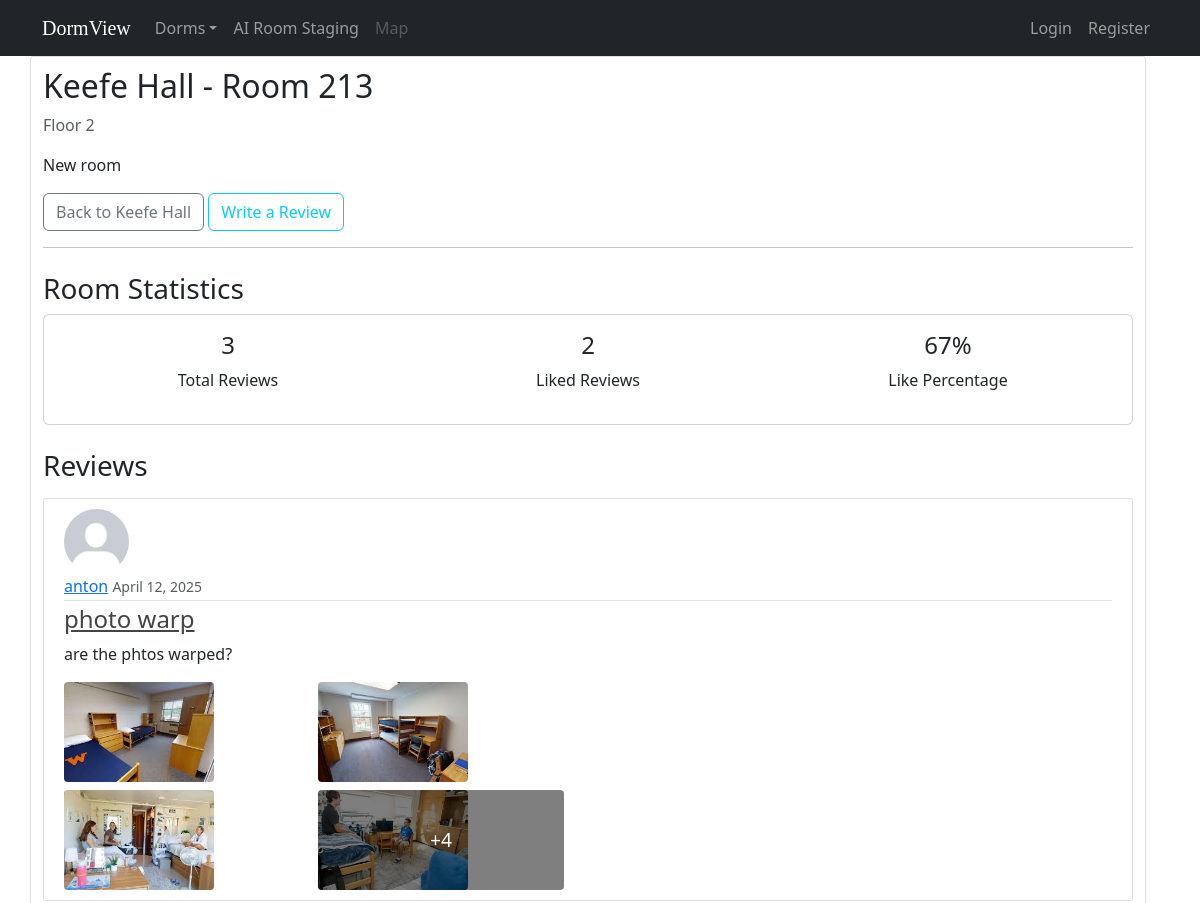
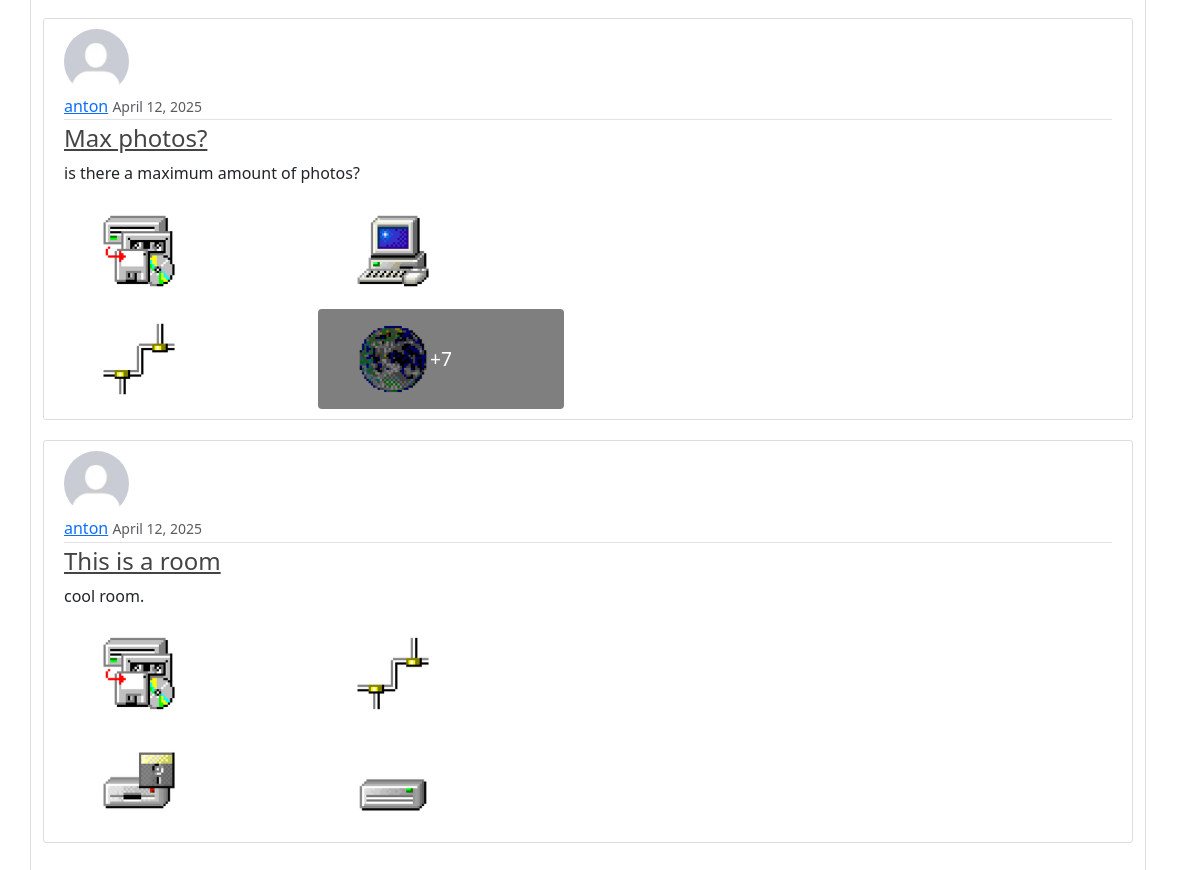
The page /dorm/keefe-hall/room-213/ on the database its author committed (2 pictures, top to bottom).
### review/models.py (models this page shows, shortened)
class Room(models.Model):
    dorm = models.ForeignKey(Dorm, on_delete=models.CASCADE, related_name='rooms')
    room_number = models.CharField(max_length=20)
    slug = models.SlugField(max_length=100, blank=True)
    floor = models.PositiveIntegerField()
    description = models.TextField()
    image = models.ImageField(upload_to='room_images', blank=True, null=True)
    class Meta:
        unique_together = ['dorm', 'room_number', 'slug']  # Ensure room numbers are unique within a dorm

class Dorm(models.Model):
    name = models.CharField(max_length=100)
    slug = models.SlugField(max_length=100, unique=True, blank=True)
    description = models.TextField()
    image = models.ImageField(upload_to='dorm_images', blank=True, null=True)

class Post(models.Model):
    title = models.CharField(max_length=100)
    content = models.TextField()
    date_posted = models.DateTimeField(default=timezone.now)
    author = models.ForeignKey(User, on_delete=models.CASCADE)
    room = models.ForeignKey(Room, on_delete=models.CASCADE, related_name='reviews', null=True)
    liked = models.BooleanField(default=False)  # Added like feature

class PostImage(models.Model):
    post = models.ForeignKey(Post, related_name='images', on_delete=models.CASCADE)
    image = models.ImageField(upload_to='post_images')
    caption = models.CharField(max_length=100, blank=True, null=True)

### users/models.py (models this page shows, shortened)
class Profile(models.Model):
    user = models.OneToOneField(User, on_delete=models.CASCADE)
    image = models.ImageField(default='default.jpg', upload_to='profile_pics')
    assigned_room = models.ForeignKey(Room, on_delete=models.SET_NULL, null=True, blank=True,
                                      related_name='assigned_students')
    _original_assigned_room = None
    def __init__(self, *args, **kwargs):
        super().__init__(*args, **kwargs)
        self._original_assigned_room = self.assigned_room

### review/views.py (the view)
# urls.py: path('dorm/<slug:dorm_slug>/<slug:room_slug>/', RoomDetailView.as_view(), name='room-detail'),
class RoomDetailView(DetailView):
    model = Room
    template_name = 'review/room_detail.html'
    slug_field = 'slug'
    slug_url_kwarg = 'room_slug'
    def get_object(self):
        dorm_slug = self.kwargs.get('dorm_slug')
        room_slug = self.kwargs.get('room_slug')
        dorm = get_object_or_404(Dorm, slug=dorm_slug)
        return get_object_or_404(Room, dorm=dorm, slug=room_slug)
    def get_context_data(self, **kwargs):
        context = super().get_context_data(**kwargs)
        context['reviews'] = Post.objects.filter(room=self.object).order_by('-date_posted')
        context['like_count'] = Post.objects.filter(room=self.object, liked=True).count()
        context['total_reviews'] = context['reviews'].count()
        if context['total_reviews'] > 0:
            context['like_percentage'] = (context['like_count'] / context['total_reviews']) * 100
        else:
            context['like_percentage'] = 0
        context['room_slug'] = self.object.slug
        context['dorm_slug'] = self.object.dorm.slug
        return context

### review/templates/review/room_detail.html (shortened to what this page needs)
{% extends 'review/base.html' %}
{% block content %}
    <div class="content-section">
        <div class="media">
            <div class="media-body">
                <h2 class="mt-0">{{ object.dorm.name }} - Room {{ object.room_number }}</h2>
                <p class="text-muted">Floor {{ object.floor }}</p>
                <p>{{ object.description }}</p>
                <div class="mt-2">
                    <a href="{% url 'dorm-detail' object.dorm.slug %}" class="btn btn-outline-secondary">Back
                        to {{ object.dorm.name }}</a>
                    <a href="{% url 'room-review-create' object.dorm.slug object.slug %}" class="btn btn-outline-info">Write a Review</a>
                </div>
            </div>
        </div>
        <hr>
        <div class="room-stats mt-4 mb-4">
            <h3>Room Statistics</h3>
            <div class="card">
                <div class="card-body">
                    <div class="row">
                        <div class="col-md-4 text-center">
                            <h4>{{ total_reviews }}</h4>
                            <p>Total Reviews</p>
                        </div>
                        <div class="col-md-4 text-center">
                            <h4>{{ like_count }}</h4>
                            <p>Liked Reviews</p>
                        </div>
                        <div class="col-md-4 text-center">
                            <h4>{{ like_percentage|floatformat:0 }}%</h4>
                            <p>Like Percentage</p>
                        </div>
                    </div>
                </div>
            </div>
        </div>
        <h3 class="mb-3">Reviews</h3>
        {% for review in reviews %}
            <article class="media content-section">
                <img class="rounded-circle article-img" src="{{ review.author.profile.image.url }}">
                <div class="media-body">
                    <div class="article-metadata">
                        <a class="mr-2" href="{% url 'user-posts' review.author.username %}">{{ review.author }}</a>
                        <small class="text-muted">{{ review.date_posted|date:"F d, Y" }}</small>
                        {% if review.liked %}
                            <span class="badge badge-success ml-2" style="padding: 5px 10px; font-size: 14px;">Liked this room</span>
                        {% endif %}
                    </div>
                    <h4><a class="article-title" href="{% url 'post-detail' review.id %}">{{ review.title }}</a></h4>
                    <p class="article-content">{{ review.content }}</p>
                    {% if review.images.all %}
                        <div class="post-image-gallery">
                            {% if review.images.count == 1 %}
                                <img src="{{ review.images.first.image.url }}" class="single-post-image"
                                     alt="Review Image">
                            {% else %}
                                <div class="post-image-grid">
                                    {% for image in review.images.all|slice:":4" %}
                                        <div class="post-image-container">
                                            <img src="{{ image.image.url }}" class="post-gallery-image"
                                                 alt="Review Image">
                                            {% if forloop.counter == 4 and review.images.count > 4 %}
                                                <div class="image-overlay">
                                                    <span>+{{ review.images.count|add:"-4" }}</span>
                                                </div>
                                            {% endif %}
                                        </div>
                                    {% endfor %}
                                </div>
                            {% endif %}
                        </div>
                    {% endif %}
                </div>
            </article>
        {% empty %}
            <div class="alert alert-info">
                No reviews have been posted for this room yet.
                <a href="{% url 'room-review-create' object.dorm.slug object.slug %}">Be the first to review!</a>
            </div>
        {% endfor %}
    </div>
{% endblock content %}

### review/static/review/main.css (style rules this page uses)
body { background: #fafafa; color: #333333; margin-top: 5rem; }
h1, h2, h3, h4, h5, h6 { color: #444444; }
.content-section { background: #ffffff; padding: 10px 20px; border: 1px solid #dddddd; border-radius: 3px; margin-bottom: 20px; }
.article-title { color: #444444; }
.article-content { white-space: pre-line; }
.article-img { height: 65px; width: 65px; margin-right: 16px; }
.article-metadata { padding-bottom: 1px; margin-bottom: 4px; border-bottom: 1px solid #e3e3e3 }
.post-image-gallery { margin-top: 15px; max-width: 500px; }
.post-image-grid { display: grid; grid-template-columns: repeat(2, 1fr); grid-gap: 8px; }
.post-image-container { position: relative; }
.post-gallery-image { width: 150px; height: 100px; object-fit: cover; border-radius: 4px; display: block; }
.image-overlay { position: absolute; top: 0; left: 0; width: 100%; height: 100%; background-color: rgba(0, 0, 0, 0.5); display: flex; justify-content: center; align-items: center; color: white; font-size: 1.2rem; border-radius: 4px; }

### review/static/review/main_style.css (style rules this page uses)
body { font-family: mona_font;; }

### rows shown on the page
Room: dorm.name "Keefe Hall", room_number "213", floor "2", description "New room"
Post: author.profile.image (placeholder picture), author "anton", date_posted "April 12, 2025", title "photo warp", content "are the phtos warped?", images.count|add "4"
PostImage: image (picture)
PostImage: image (picture)
PostImage: image (picture)
PostImage: image (picture)
Post: author.profile.image (placeholder picture), author "anton", date_posted "April 12, 2025", title "Max photos?", content "is there a maximum amount of photos?", images.count|add "7"
PostImage: image (picture)
PostImage: image (picture)
PostImage: image (picture)
PostImage: image (picture)
Post: author.profile.image (placeholder picture), author "anton", date_posted "April 12, 2025", title "This is a room", content "cool room."
PostImage: image (picture)
PostImage: image (picture)
PostImage: image (picture)
PostImage: image (picture)

### other values the page prints
{{ total_reviews }} "3"
{{ like_count }} "2"
{{ like_percentage|floatformat:0 }} "67"
